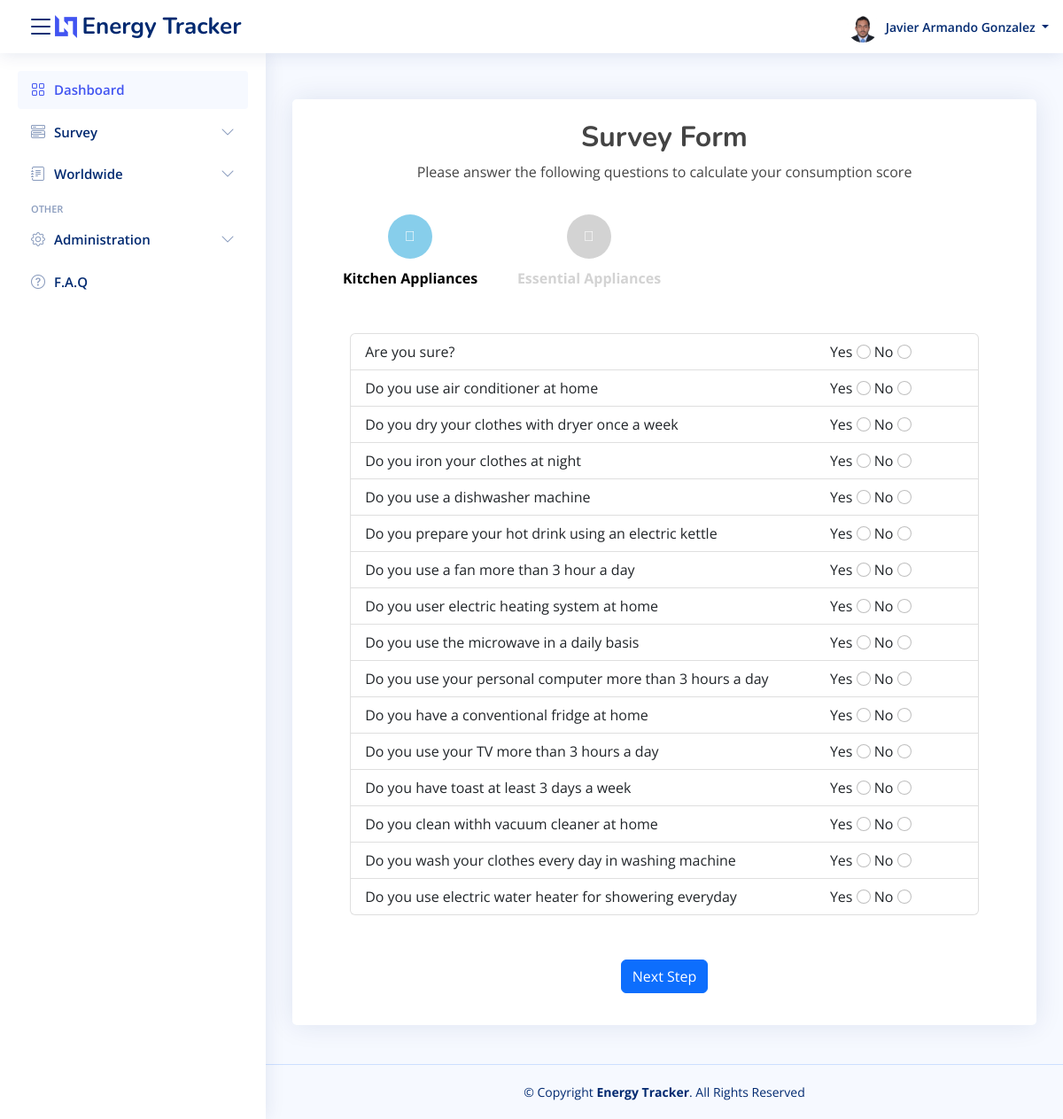
/diagnosis/make_diagnosis/ (signed in), run on an earlier commit of the app's database.
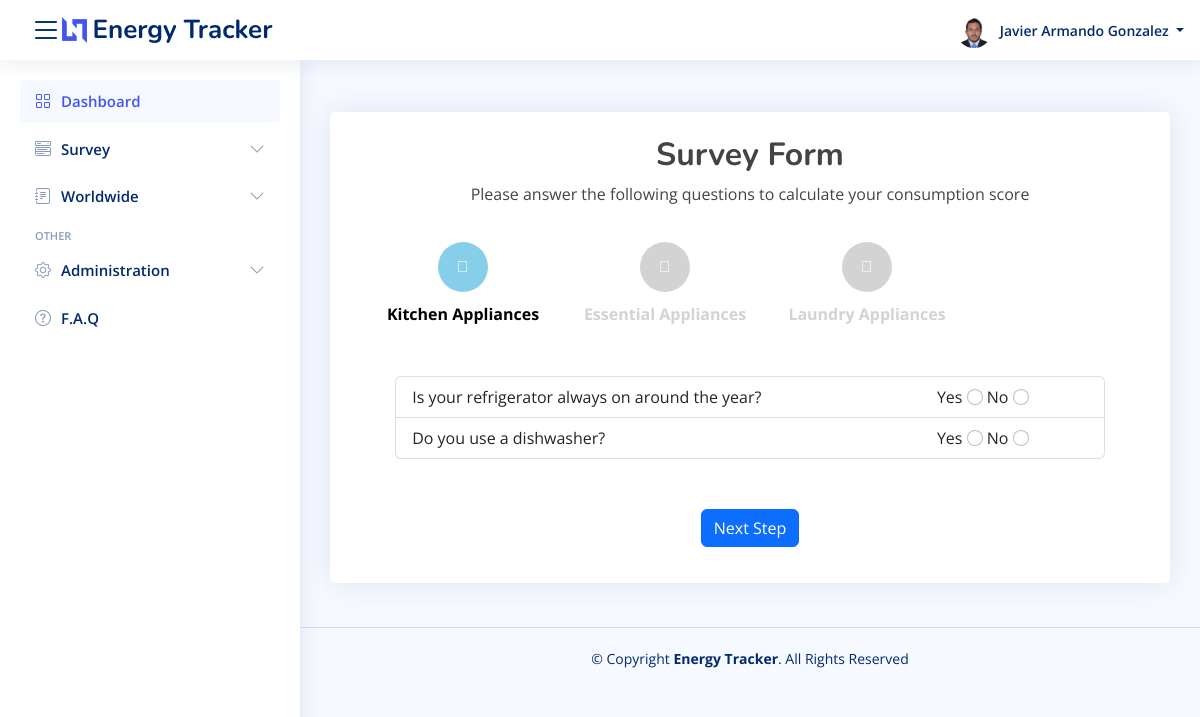
And on a later commit of the database.
### questions/models.py (models this page shows, shortened)
class QuestionCategory(models.Model):
    name = models.CharField(max_length = 100)
    description =  models.TextField()
    def __str__(self):
            return self.name

class Question(models.Model):
    name = models.CharField(max_length = 100)
    description = models.TextField()
    category = models.ForeignKey(QuestionCategory,on_delete=models.CASCADE)
    score_yes = models.FloatField()
    score_no = models.FloatField()

### diagnosis/views.py (the view, shortened to what this page needs)
# urls.py: path('make_diagnosis/', views.diagnose, name='make_diagnosis'),
@login_required()
@csrf_exempt
def diagnose(request):
    questions = Question.objects.all().select_related().order_by("category_id")
    context = {
        'questions' : questions,
    }
    return render(request, 'make_diagnosis.html', context)

### diagnosis/templates/make_diagnosis.html (shortened to what this page needs)
{% extends "base.html" %}
{% block page_content %}
<head>
</head>
<section class="section">
    {% regroup questions by category as question_list %}
    <div class="container-fluid" id="grad1">
        <div class="row justify-content-center mt-0">
            <div class="col-12 col-sm-12 col-md-12 col-lg-12 text-center p-0 mt-3 mb-2">
                <div class="card px-0 pt-4 pb-0 mt-3 mb-3">
                    <h2><strong>Survey Form</strong></h2>
                    <p>Please answer the following questions to calculate your consumption score</p>
                    <div class="row">
                        <form method="post" id="msform">
                            <ul id="progressbar">
                                {% for cat,item in question_list %}
                                <li class="{% if forloop.first %}active{% endif %}" id="{{cat}}">
                                    <strong>{{cat}}</strong></li>
                                {% endfor %}
                            </ul>
                            {% for cat in question_list %}
                            <fieldset>
                                <div class="form-card">
                                    <ul class="list-group">
                                        {% for item in cat.list %}
                                        <li class="list-group-item">
                                            <div class="row">
                                                <div class="col-9">
                                                    {{ item.description }}
                                                </div>
                                                <div class="col">
                                                    <label class="form-check-label" for="_yes">
                                                        Yes
                                                    </label>
                                                    <input class="form-check-input" type="radio" name="{{ item.id }}"
                                                           id="{{ item.id }}_yes" value=1>
                                                    <label class="form-check-label" for="_no">
                                                        No
                                                    </label>
                                                    <input class="form-check-input" type="radio" name="{{ item.id }}"
                                                           id="{{ item.id }}_no" value=0>
                                                </div>
                                            </div>
                                        </li>
                                        {% endfor %}
                                    </ul>
                                </div>
                                {% if forloop.last %}
                                <input type="Submit" name="Submit" class="btn btn-success" value="Submit"/>
                                {% else %}
                                <input type="button" name="next" class="btn btn-primary next action-button"
                                       value="Next Step"/>
                                {% endif %}
                            </fieldset>
                            {% endfor %}
                        </form>
                    </div>
                </div>
            </div>
        </div>
    </div>
</section>
{% endblock %}

What changed in the data, as far as the page shows it:
removed Question: description "Are you sure?", shown under QuestionCategory "Kitchen Appliances"
removed Question: description "Do you use air conditioner at home", shown under QuestionCategory "Kitchen Appliances"
removed Question: description "Do you dry your clothes with dryer once a week", shown under QuestionCategory "Kitchen Appliances"
removed Question: description "Do you iron your clothes at night", shown under QuestionCategory "Kitchen Appliances"
removed Question: description "Do you use a dishwasher machine", shown under QuestionCategory "Kitchen Appliances"
removed Question: description "Do you prepare your hot drink using an electric kettle", shown under QuestionCategory "Kitchen Appliances"
removed Question: description "Do you use a fan more than 3 hour a day", shown under QuestionCategory "Kitchen Appliances"
removed Question: description "Do you user electric heating system at home", shown under QuestionCategory "Kitchen Appliances"
removed Question: description "Do you use the microwave in a daily basis", shown under QuestionCategory "Kitchen Appliances"
removed Question: description "Do you use your personal computer more than 3 hours a day", shown under QuestionCategory "Kitchen Appliances"
removed Question: description "Do you have a conventional fridge at home", shown under QuestionCategory "Kitchen Appliances"
removed Question: description "Do you use your TV more than 3 hours a day", shown under QuestionCategory "Kitchen Appliances"
removed Question: description "Do you have toast at least 3 days a week", shown under QuestionCategory "Kitchen Appliances"
removed Question: description "Do you clean withh vacuum cleaner at home", shown under QuestionCategory "Kitchen Appliances"
removed Question: description "Do you wash your clothes every day in washing machine", shown under QuestionCategory "Kitchen Appliances"
removed Question: description "Do you use electric water heater for showering everyday", shown under QuestionCategory "Kitchen Appliances"
now on this page (row unchanged): QuestionCategory: name "Laundry Appliances", shown under "Survey Form"
added Question: description "Is your refrigerator always on around the year?", shown under QuestionCategory "Kitchen Appliances"
added Question: description "Do you use a dishwasher?", shown under QuestionCategory "Kitchen Appliances"
